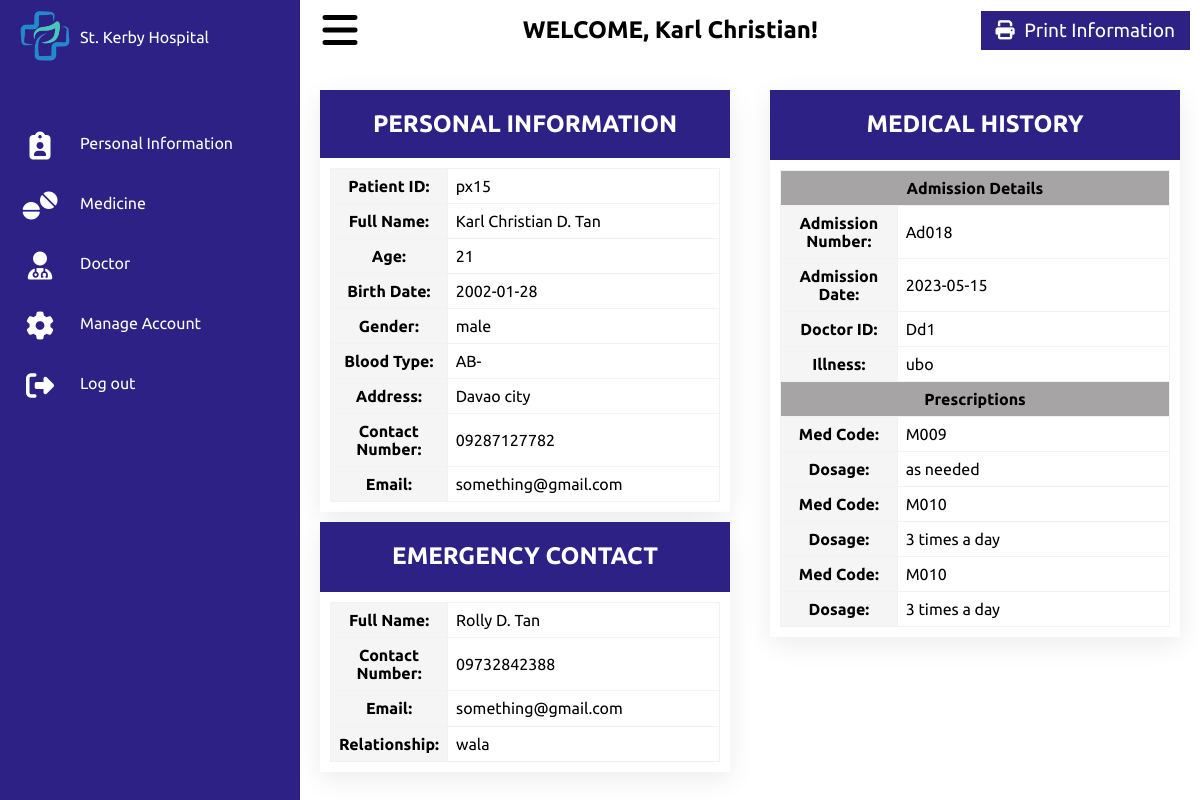
Page /patientUser.php (signed in) on the committed database.
### tables this page shows
CREATE TABLE `patient` (
  `patientID` varchar(12) NOT NULL,
  `ln` varchar(15) DEFAULT NULL,
  `fn` varchar(15) DEFAULT NULL,
  `mi` varchar(2) DEFAULT NULL,
  `birthday` date NOT NULL,
  `age` int(11) DEFAULT NULL,
  `gender` varchar(6) DEFAULT NULL,
  `blood_type` varchar(5) NOT NULL,
  `contactID` varchar(15) NOT NULL,
  `em_contactId` varchar(15) NOT NULL
);

CREATE TABLE `admission` (
  `AdmissionNo` varchar(6) NOT NULL,
  `admdate` date DEFAULT NULL,
  `patientID` varchar(6) DEFAULT NULL,
  `doctorID` varchar(6) DEFAULT NULL,
  `illness` varchar(20) DEFAULT NULL
);

CREATE TABLE `prescription` (
  `prescription_id` int(11) NOT NULL,
  `AdmissionNo` varchar(6) NOT NULL,
  `medcode` varchar(6) NOT NULL,
  `dosage` varchar(30) DEFAULT NULL
);

### patientUser.php (the view, shortened to what this page needs)
<?php
include("database.php");
include("functions.php");
if (isset($_COOKIE['mycookie'])) {
    $id = $_COOKIE['mycookie'];
    $result = mysqli_query($con, "SELECT * FROM (SELECT x.patientID, y.fullname AS 'patname', age AS 'age', birthday AS 'bday', gender AS 'gen', blood_type AS 'btype', address AS 'add', y.phone_number AS 'patnum', y.email AS 'patemail', x.fullname AS 'emename', x.phone_number AS 'emenum', x.email AS 'emeemail', relationship AS 'relation' FROM (SELECT patient.patientID, emergency_contact.fullname, emergency_contact.phone_number, emergency_contact.email, emergency_contact.relationship FROM emergency_contact INNER JOIN patient ON emergency_contact.em_contactId=patient.em_contactId) AS x INNER JOIN (SELECT patient.patientID, CONCAT( patient.fn, ' ', patient.mi, '. ', patient.ln) AS 'fullname', patient.age, patient.birthday, patient.gender, patient.blood_type, contact_info.address, contact_info.phone_number, contact_info.email FROM patient INNER JOIN contact_info ON patient.contactID=contact_info.contactId) AS y ON x.patientID=y.patientID) AS z WHERE z.patientID='$id';");
    $user_data = mysqli_fetch_assoc($result);
    $firstname = mysqli_fetch_assoc(mysqli_query($con,"SELECT fn FROM `patient` WHERE patientID='$id'"));
}
if($user_data) {
    $patid = $user_data['patientID'];
    $patname = $user_data['patname'];
    $age = $user_data['age'];
    $bday = $user_data['bday'];
    $gender = $user_data['gen'];
    $btype = $user_data['btype'];
    $address = $user_data['add'];
    $patnum = $user_data['patnum'];
    $patmail = $user_data['patemail'];
    $emename = $user_data['emename'];
    $emenum = $user_data['emenum'];
    $ememail = $user_data['emeemail'];
    $relation = $user_data['relation'];
}
?>
<!DOCTYPE html>
<html lang="en">
<head>
    <link rel="stylesheet" href="https://cdnjs.cloudflare.com/ajax/libs/font-awesome/6.3.0/css/all.min.css" />
    <link rel="stylesheet" href="styles/patientUSer.css?v=<?php echo time(); ?>">
</head>
<body>
    <div class="container">
        <div class="navigation">
            <ul>
                <li>
                    <a href="#">
                        <span class="logo">
                            <img src="images/logo.ico" alt="" />
                        </span>
                        <span class="logo-name">St. Kerby Hospital</span>
                    </a>
                </li>
                <li>
                    <a href="patientUser.php">
                        <span class="icon">
                            <i class="fa-solid fa-clipboard-user"></i>
                        </span>
                        <span class="title">Personal Information</span>
                    </a>
                </li>
                <li>
                    <a href="medicinePatient.php">
                        <span class="icon">
                            <i class="fa-solid fa-tablets"></i>
                        </span>
                        <span class="title">Medicine</span>
                    </a>
                </li>
                <li>
                    <a href="doctorPatient.php">
                        <span class="icon">
                            <i class="fa-solid fa-user-doctor"></i>
                        </span>
                        <span class="title">Doctor</span>
                    </a>
                </li>
                <li>
                    <a href="manageAcc.php">
                        <span class="icon">
                            <i class="fa-sharp fa-solid fa-gear"></i>
                        </span>
                        <span class="title">Manage Account</span>
                    </a>
                </li>
                <li id="dashboard">
                    <a href="main.php">
                        <span class="icon">
                            <i class="fa-solid fa-right-from-bracket"></i>
                        </span>
                        <span class="title">Log out</span>
                    </a>
                </li>
            </ul>
        </div>
    </div>
    <div class="main">
        <div class="topbar">
            <div class="toggle">
                <i class="fa-solid fa-bars"></i>
            </div>
            <div class="title">
                <h2>WELCOME, <?php echo $firstname['fn']?>!</h2>
            </div>
            <div class="print">
                    <button type="submit" id="generate"><i class="fa-solid fa-print"></i> Print Information</button>
            </div>
        </div>
        <div class="information">
            <div class="details">
                <div class="patient">
                    <div class="cardHeader">
                        <h2>PERSONAL INFORMATION</h2>
                    </div>
                    <table>
                        <tr>
                            <th>Patient ID:</th>
                            <td><?php echo $patid?></td>
                        </tr>
                        <tr>
                            <th>Full Name:</th>
                            <td><?php echo $patname?></td>
                        </tr>
                        <tr>
                            <th>Age:</th>
                            <td><?php echo $age?></td>
                        </tr>
                        <tr>
                            <th>Birth Date:</th>
                            <td><?php echo $bday?></td>
                        </tr>
                        <tr>
                            <th>Gender:</th>
                            <td><?php echo $gender?></td>
                        </tr>
                        <tr>
                            <th>Blood Type:</th>
                            <td><?php echo $btype?></td>
                        </tr>
                        <tr>
                            <th>Address:</th>
                            <td><?php echo $address?></td>
                        </tr>
                        <tr>
                            <th>Contact Number:</th>
                            <td><?php echo $patnum?></td>
                        </tr>
                        <tr>
                            <th>Email:</th>
                            <td><?php echo $patmail?></td>
                        </tr>
                    </table>
                </div>
                <div class="emergency">
                    <div class="cardHeader">
                        <h2>EMERGENCY CONTACT</h2>
                    </div>
                    <table>
                        <tr>
                            <th>Full Name:</th>
                            <td><?php echo $emename?></td>
                        </tr>
                        <tr>
                            <th>Contact Number:</th>
                            <td><?php echo $emenum?></td>
                        </tr>
                        <tr>
                            <th>Email:</th>
                            <td><?php echo $ememail?></td>
                        </tr>
                        <tr>
                            <th>Relationship:</th>
                            <td><?php echo $relation?></td>
                        </tr>
                    </table>
                </div>
            </div>
            <div class="history">
                <div class="medical">
                    <div class="cardHeader">
                        <h2>MEDICAL HISTORY</h2>
                    </div>
                    <table style="padding-top:20px">
                        <thead>
                            <tr>
                                <th colspan="2" style="text-align:center; background-color:#a6a4a4; color:#000">Admission Details</th>
                            </tr>
                        </thead>
                        <tbody>
                        <?php
                            $query = mysqli_query($con, "SELECT * FROM `admission` WHERE `patientID` = '$patid'");
                            while ($row = mysqli_fetch_array($query)) {
                            ?>
                            <tr>
                                <th>Admission Number:</th>
                                <td><?php echo ucwords($row['AdmissionNo']); ?></td>
                            </tr>
                            <tr>
                                <th>Admission Date:</th>
                                <td><?php echo ucwords($row['admdate']); ?></td>
                            </tr>
                            <tr>
                                <th>Doctor ID:</th>
                                <td><?php echo ucwords($row['doctorID']); ?></td>
                            </tr>
                            <tr>
                                <th>Illness:</th>
                                <td><?php echo $row['illness']; ?></td>
                            </tr>
                        <?php
                        }
                        ?>
                            <tr>
                                <th colspan="2" style="text-align:center; background-color: #a6a4a4; color:#000">Prescriptions</th>
                            </tr>
                            <?php
                            $query = mysqli_query($con, "SELECT `AdmissionNo` FROM `admission` WHERE `patientID` = '$patid';");
                            while ($row = mysqli_fetch_array($query)) {
                                $old_admission_numbers[] = $row['AdmissionNo'];
                            }
                            foreach($old_admission_numbers as $ids){
                                $query = mysqli_query($con, "select * from `prescription` WHERE `AdmissionNo` = '$ids'");
                                while ($row = mysqli_fetch_array($query)) {
                                ?>
                                <tr>
                                    <th>Med Code:</th>
                                    <td><?php echo ucwords($row['medcode']); ?></td>
                                </tr>
                                <tr>
                                    <th>Dosage:</th>
                                    <td><?php echo $row['dosage']; ?></td>
                                </tr>
                                <?php
                                }
                                ?>
                            <?php
                            }
                            ?>
                        </tbody>
                    </table>
                </div>
            </div>
</body>
</html>

### styles/patientUser.css (style rules this page uses)
* { font-family: "Ubuntu", sans-serif; margin: 0; padding: 0; box-sizing: border-box; }
:root { --blue: #2e2185; --white: #fff; --gray:#f5f5f5; --black1:#222 --black2:#999; }
.container { position: relative; width: 100%; }
.navigation { position: fixed; width: 300px; height: 100%; background: var(--blue); border-left: 10px solid var(--blue); transition: 0.5s; overflow: hidden; }
.navigation .logo img { width: 70px; }
.navigation .logo-name { display: flex; justify-content: center; align-items: center; }
.navigation ul { position: absolute; top: 0; left: 0; width: 100%; }
.navigation ul li { position: relative; width: 100%; list-style: none; border-top-left-radius: 30px; border-bottom-left-radius: 30px; }
.navigation ul li:nth-child(1) { margin-bottom: 40px; pointer-events: none; }
.navigation ul li a { position: relative; display: block; width: 100%; display: flex; text-decoration: none; color: var(--white); }
.navigation ul li a .icon { position: relative; display: block; min-width: 60px; height: 60px; line-height: 75px; text-align: center; }
.navigation ul li a .icon i { font-size: 1.75rem; }
.navigation ul li a .title { position: relative; display: block; padding: 0 10px; height: 60px; line-height: 60px; text-align: start; white-space: nowrap; }
.main { position: absolute; width: calc(100% - 300px); left: 300px; min-height: 100vh; background: var(--white); transition: 0.5s; }
.topbar { margin-left:0; margin-right:0; max-width: 100%; height: 60px; display: flex; justify-content: space-between; align-items: center; padding: 0 10px; }
.toggle { position: relative; width: 60px; height: 60px; display: flex; justify-content: center; align-items: center; font-size: 2.5rem; cursor: pointer; color: var(--black1 ); }
.details { position: relative; padding: 20px; margin-top: 10px; display: grid; grid-gap:10px ; }
.information { display: grid; grid-template-columns: repeat(2, 1fr) }
.details .patient { position: relative; display: grid; background: var(--white); box-shadow: 0 7px 25px rgba(0, 0, 0, 0.08); }
.details .cardHeader { display: flex; justify-content: center; align-items: flex-start; background:#2e2185; padding: 20px; }
.cardHeader h2 { font-weight: 600; color: var(--white); }
table { border-collapse: collapse; margin: 10px; }
th, td { padding: 8px; border: 1px solid #f2f2f2; }
th { text-align: center; background-color: #f5f5f5; width: 30%; }
.details .emergency { position: relative; display: grid; background: var(--white); box-shadow: 0 7px 25px rgba(0, 0, 0, 0.08); height: 250px; }
.history { position: relative; padding: 20px; margin-top: 10px; max-height: 500px ; }
.history .cardHeader { display: flex; justify-content: center; align-items: flex-start; background:#2e2185; padding: 20px; height: 70px; }
.history .medical { position: relative; display: grid; background: var(--white); box-shadow: 0 7px 25px rgba(0, 0, 0, 0.08); max-height: 660px; overflow-y: scroll; }
.topbar .print { display: flex; justify-content: flex-end; align-items: center; }
.topbar .print button { margin-left: 10px; padding: 8px 15px; border: none; background-color: var(--blue); color: #fff; font-size: 1.2rem; cursor: pointer; }
.topbar .print button i { margin-right: 5px; }

### rows in the picture
patient: fn "Karl Christian"
admission: AdmissionNo "Ad018", admdate "2023-05-15", doctorID "Dd1", illness "ubo"
prescription: medcode "M009", dosage "as needed"
prescription: medcode "M010", dosage "3 times a day"
prescription: medcode "M010", dosage "3 times a day"

### other values in the picture
$patid "px15"
$patname "Karl Christian D. Tan"
$age "21"
$bday "2002-01-28"
$gender "male"
$btype "AB-"
$address "Davao city"
$patnum "09287127782"
$patmail "something@gmail.com"
$emename "Rolly D. Tan"
$emenum "09732842388"
$ememail "something@gmail.com"
$relation "wala"
